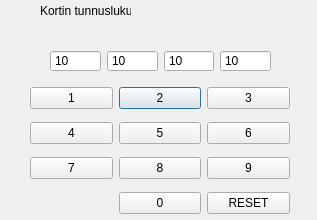
<?xml version="1.0" encoding="UTF-8"?>
<ui version="4.0">
 <class>kirjautuminen</class>
 <widget class="QDialog" name="kirjautuminen">
  <property name="geometry">
   <rect>
    <x>0</x>
    <y>0</y>
    <width>317</width>
    <height>220</height>
   </rect>
  </property>
  <property name="windowTitle">
   <string>Dialog</string>
  </property>
  <widget class="QLabel" name="label">
   <property name="geometry">
    <rect>
     <x>130</x>
     <y>0</y>
     <width>101</width>
     <height>21</height>
    </rect>
   </property>
   <property name="text">
    <string/>
   </property>
  </widget>
  <widget class="QLabel" name="label_2">
   <property name="geometry">
    <rect>
     <x>40</x>
     <y>0</y>
     <width>91</width>
     <height>21</height>
    </rect>
   </property>
   <property name="text">
    <string>Kortin tunnusluku:</string>
   </property>
  </widget>
  <widget class="QWidget" name="layoutWidget">
   <property name="geometry">
    <rect>
     <x>30</x>
     <y>80</y>
     <width>260</width>
     <height>141</height>
    </rect>
   </property>
   <layout class="QGridLayout" name="gridLayout">
    <item row="0" column="1">
     <widget class="QPushButton" name="panelButton_2">
      <property name="text">
       <string>2</string>
      </property>
     </widget>
    </item>
    <item row="1" column="1">
     <widget class="QPushButton" name="panelButton_5">
      <property name="text">
       <string>5</string>
      </property>
     </widget>
    </item>
    <item row="1" column="2">
     <widget class="QPushButton" name="panelButton_6">
      <property name="text">
       <string>6</string>
      </property>
     </widget>
    </item>
    <item row="3" column="1">
     <widget class="QPushButton" name="panelButton_0">
      <property name="text">
       <string>0</string>
      </property>
     </widget>
    </item>
    <item row="1" column="0">
     <widget class="QPushButton" name="panelButton_4">
      <property name="text">
       <string>4</string>
      </property>
     </widget>
    </item>
    <item row="0" column="0">
     <widget class="QPushButton" name="panelButton_1">
      <property name="text">
       <string>1</string>
      </property>
     </widget>
    </item>
    <item row="2" column="0">
     <widget class="QPushButton" name="panelButton_7">
      <property name="text">
       <string>7</string>
      </property>
     </widget>
    </item>
    <item row="0" column="2">
     <widget class="QPushButton" name="panelButton_3">
      <property name="text">
       <string>3</string>
      </property>
     </widget>
    </item>
    <item row="2" column="1">
     <widget class="QPushButton" name="panelButton_8">
      <property name="text">
       <string>8</string>
      </property>
     </widget>
    </item>
    <item row="2" column="2">
     <widget class="QPushButton" name="panelButton_9">
      <property name="text">
       <string>9</string>
      </property>
     </widget>
    </item>
    <item row="3" column="2">
     <widget class="QPushButton" name="pushButtonRESET">
      <property name="text">
       <string>RESET</string>
      </property>
     </widget>
    </item>
   </layout>
  </widget>
  <widget class="QWidget" name="layoutWidget">
   <property name="geometry">
    <rect>
     <x>50</x>
     <y>50</y>
     <width>221</width>
     <height>22</height>
    </rect>
   </property>
   <layout class="QHBoxLayout" name="horizontalLayout">
    <item>
     <widget class="QSpinBox" name="ekaNumero">
      <property name="buttonSymbols">
       <enum>QAbstractSpinBox::NoButtons</enum>
      </property>
      <property name="value">
       <number>10</number>
      </property>
     </widget>
    </item>
    <item>
     <widget class="QSpinBox" name="tokaNumero">
      <property name="buttonSymbols">
       <enum>QAbstractSpinBox::NoButtons</enum>
      </property>
      <property name="value">
       <number>10</number>
      </property>
     </widget>
    </item>
    <item>
     <widget class="QSpinBox" name="kolmasNumero">
      <property name="buttonSymbols">
       <enum>QAbstractSpinBox::NoButtons</enum>
      </property>
      <property name="value">
       <number>10</number>
      </property>
     </widget>
    </item>
    <item>
     <widget class="QSpinBox" name="neljasNumero">
      <property name="buttonSymbols">
       <enum>QAbstractSpinBox::NoButtons</enum>
      </property>
      <property name="value">
       <number>10</number>
      </property>
     </widget>
    </item>
   </layout>
  </widget>
 </widget>
 <resources/>
 <connections>
  <connection>
   <sender>pushButtonRESET</sender>
   <signal>clicked()</signal>
   <receiver>pushButtonRESET</receiver>
   <slot>click()</slot>
   <hints>
    <hint type="sourcelabel">
     <x>239</x>
     <y>203</y>
    </hint>
    <hint type="destinationlabel">
     <x>239</x>
     <y>203</y>
    </hint>
   </hints>
  </connection>
  <connection>
   <sender>pushButtonRESET</sender>
   <signal>clicked()</signal>
   <receiver>ekaNumero</receiver>
   <slot>clear()</slot>
   <hints>
    <hint type="sourcelabel">
     <x>239</x>
     <y>191</y>
    </hint>
    <hint type="destinationlabel">
     <x>76</x>
     <y>68</y>
    </hint>
   </hints>
  </connection>
  <connection>
   <sender>pushButtonRESET</sender>
   <signal>clicked()</signal>
   <receiver>tokaNumero</receiver>
   <slot>clear()</slot>
   <hints>
    <hint type="sourcelabel">
     <x>220</x>
     <y>194</y>
    </hint>
    <hint type="destinationlabel">
     <x>129</x>
     <y>68</y>
    </hint>
   </hints>
  </connection>
  <connection>
   <sender>pushButtonRESET</sender>
   <signal>clicked()</signal>
   <receiver>kolmasNumero</receiver>
   <slot>clear()</slot>
   <hints>
    <hint type="sourcelabel">
     <x>266</x>
     <y>198</y>
    </hint>
    <hint type="destinationlabel">
     <x>194</x>
     <y>65</y>
    </hint>
   </hints>
  </connection>
  <connection>
   <sender>panelButton_9</sender>
   <signal>clicked()</signal>
   <receiver>neljasNumero</receiver>
   <slot>clear()</slot>
   <hints>
    <hint type="sourcelabel">
     <x>237</x>
     <y>175</y>
    </hint>
    <hint type="destinationlabel">
     <x>240</x>
     <y>62</y>
    </hint>
   </hints>
  </connection>
 </connections>
</ui>
